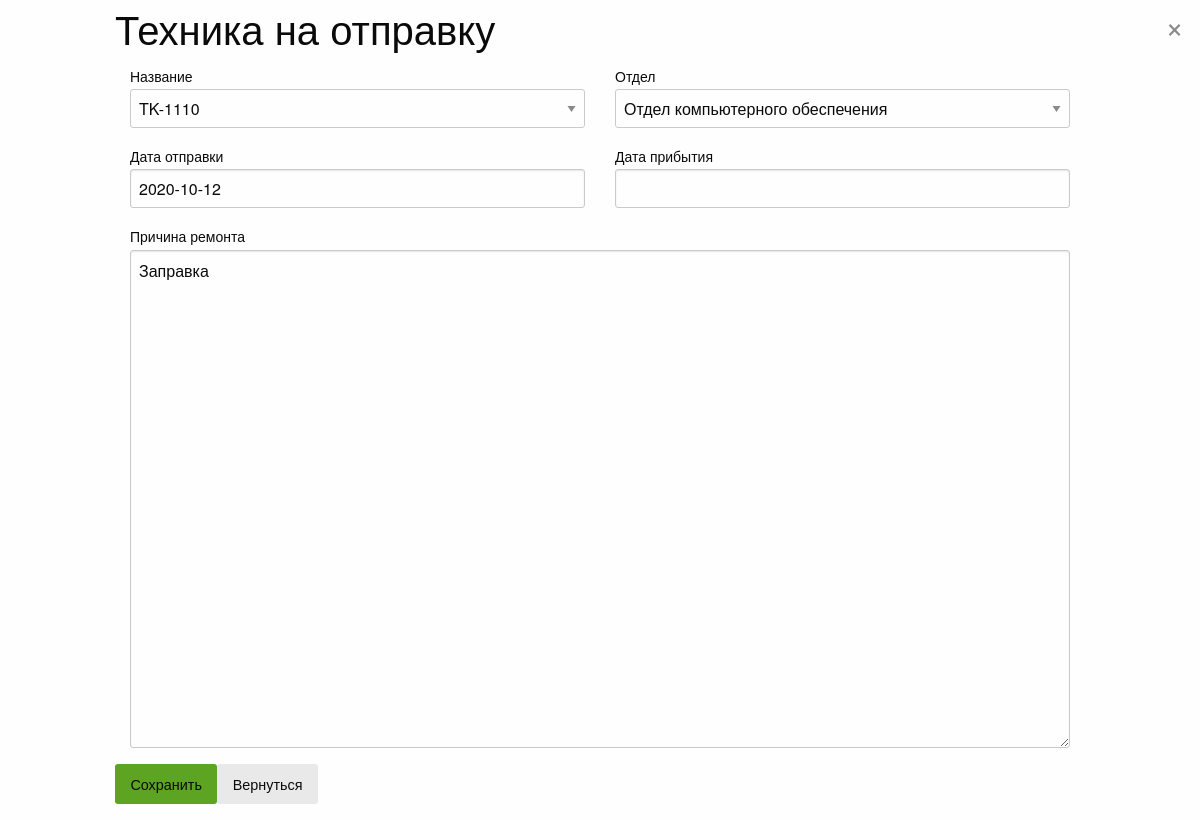
Before: /rec/1 with the older database file.
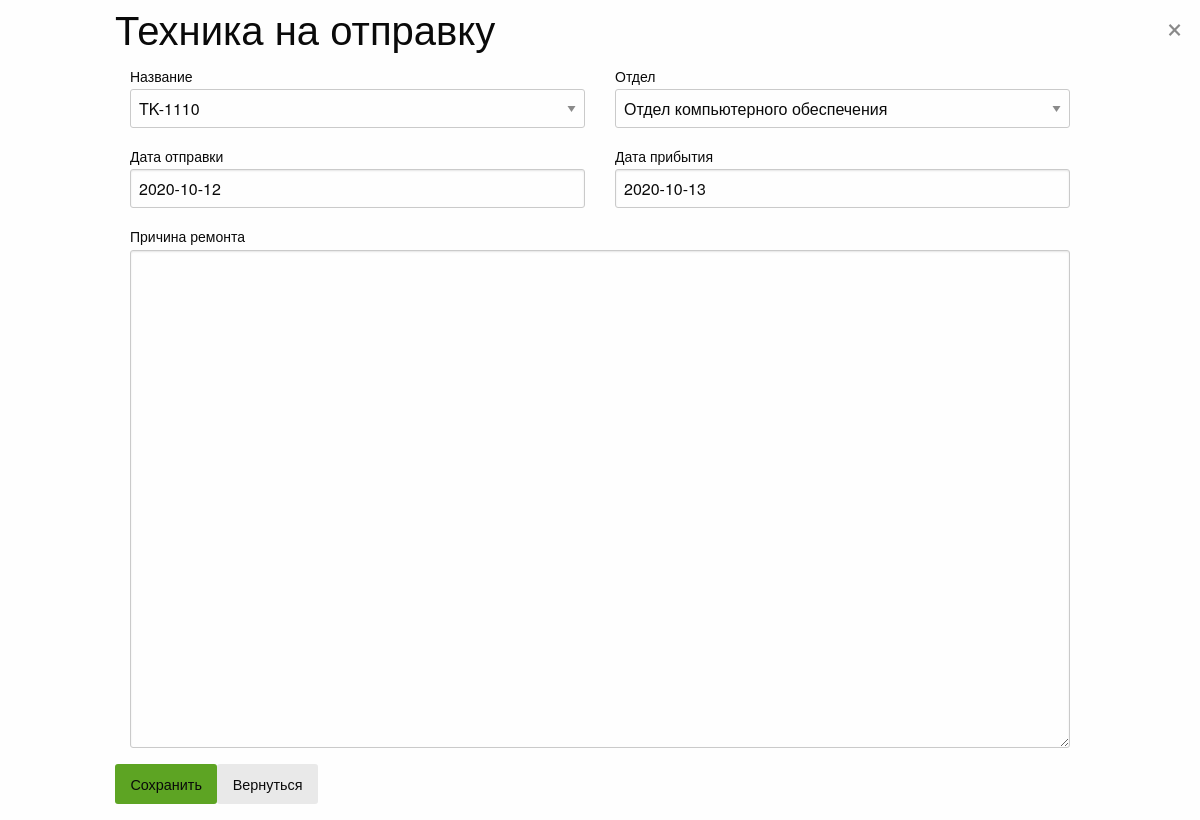
After: the same page with the newer database file.
### hdesk/models.py (models this page shows)
class SendRecord(models.Model):
    technics = models.ForeignKey('Technics',on_delete=models.CASCADE,related_name='Техника')
    depart = models.ForeignKey('Department',on_delete=models.CASCADE,related_name = 'Отделение',default = None, blank = True)
    send_date = models.DateField()
    ret_date = models.DateField(blank = True,null=True)
    repair_reason = models.CharField(max_length=500,blank = True,null=True)
    done = models.BooleanField(blank = True, default = False)

### hdesk/views.py (the view)
# urls.py: path(r'rec/<id>',views.edit_rec,name = 'edit_record'),
def edit_rec(request,id):
    rc = get_object_or_404(SendRecord,pk = id)
    if request.method == 'POST':
        RcForm = RecForm(request.POST,instance = rc)
        if RcForm.is_valid():
            rc = RcForm.save(commit = True)
            return redirect('/')
    else:
        RcForm = RecForm(instance = rc)
    context_dict = {'rcform':RcForm}
    return render(request,'add_record.html',context_dict)

### hdesk/forms.py
class RecForm(ModelForm):
    class Meta:
        model = SendRecord
        fields = ['technics','send_date','depart','ret_date','repair_reason']
        widgets = {
            'repair_reason':Textarea(attrs={'cols':30,'rows':20})
        }

### hdesk/models.py (called while the page is built)
    def __str__(self):
        return self.name

    def __str__(self):
        return self.name

### templates/add_record.html (shortened to what this page needs)
<!DOCTYPE html>
{% load static %}
<html lang="en">
<head>
    <link rel="stylesheet" href="{% static './css/app.css' %}">
    <link rel="stylesheet" href="{% static './css/foundation.css' %}">
</head>
<body class="grid-container">
    <h2>Техника на отправку</h2>
        <form method="post" class="grid-container">
                <div class="grid-x grid-padding-x">
                    <label for="" class="medium-6 cell">Название
                            {{rcform.technics}}
                    </label>
                    <label for="" class="medium-6 cell">Отдел
                        {{ rcform.depart}}
                    </label>
                    <label for="" class="medium-6 cell">Дата отправки
                        {{rcform.send_date}}
                    </label>
                    <label for="" class="medium-6 cell">Дата прибытия
                        {{rcform.ret_date}}
                    </label>
                    <label for="" class="medium-12 cell">Причина ремонта
                        {{rcform.repair_reason}}
                    </label>
                    <button type="submit" class="success button">Сохранить</button>
                    <a type="submit" class="secondary button" href="/">Вернуться</a>
                    <button class="close-button" data-close aria-label="Close modal" type="button">
                        <span aria-hidden="true">&times;</span>
                    </button>
            </div>
        </form>
</body>

Changed rows visible on the page:
changed SendRecord "TK-1110": ret_date (not shown) → "2020-10-13"; repair_reason "Заправка" → (not shown)
